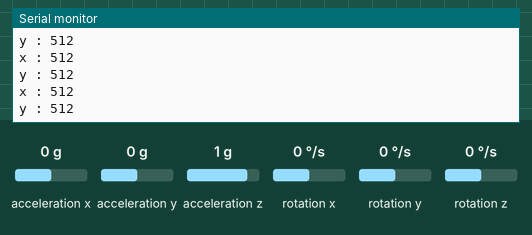
Simulated run of this sketch. Board: Arduino Uno, built with avr-gcc and run on an emulated ATmega328P. Shown: the last lines printed to the serial monitor. Wiring (inferred from the names in the program): MPU-6050 motion sensor at I2C address 0x68. The test bench sets the inputs (shaded band); at power-on: acceleration x 0 g, acceleration y 0 g, acceleration z 1 g, rotation x 0 °/s, rotation y 0 °/s, rotation z 0 °/s. No radio packets arrive unless stated.

Above: at 1.2 s.
1.3 s: acceleration x set to -1.4 g
At 2.1 s:
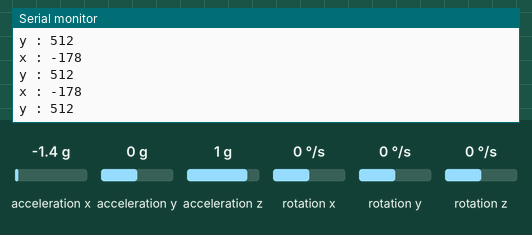
4.3 s: acceleration y set to -1.4 g
At 5.0 s:
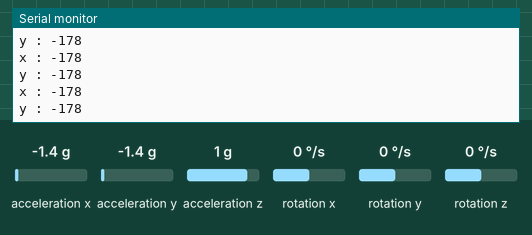
5.8 s: acceleration x set to -0.8 g
At 6.3 s:
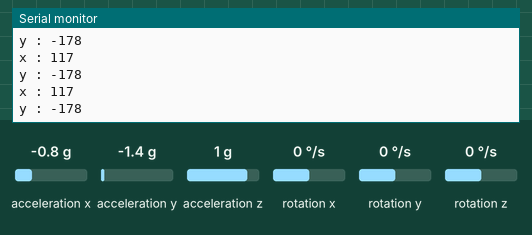
Timing chart, 0 to 8.8 s (numbered marks = the images above; inputs shaded):
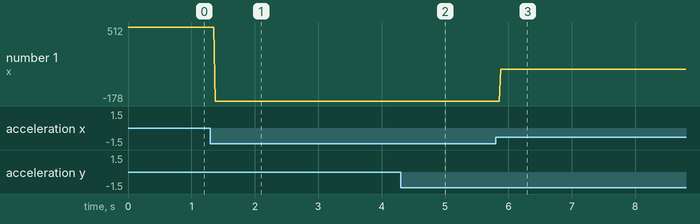

The sketch:

ProjeA_verici.ino
```cpp
#include <SPI.h>
#include <nRF24L01.h>
#include <RF24.h>
#include <Wire.h>

/*-----( Değişkenlerimizi tanımlıyoruz )-----*/
// Gyro ve Accelerometer'a erişmek ve onu hareket ettirmek için nesneyi tanımlayın (Gyro verilerini kullanmıyoruz)
#define MPU 0x68
int16_t ivmeX,ivmeY,ivmeZ,IsI,GyX,GyY,GyZ;

#define CE_PIN 9
#define CSN_PIN 10

const int kanal = 111;

/*-----( RF24 kütüphanesi ile radio adında bir haberleşme nesnesi yaratıyoruz )-----*/
RF24 radio(CE_PIN, CSN_PIN); // radio yaratıldı
/*-----( Girdileri tutacağımız diziyi tanımlayalım )-----*/
int data[2];


void setup()
{
  Serial.begin(9600);
  //kumandadaki gryo sensörü tanımlıyoruz
  Wire.begin();
  Wire.beginTransmission(MPU);
  Wire.write(0x6B);
  Wire.write(0);
  Wire.endTransmission(true);


  radio.begin(); //iletişimi başlattık
  radio.setDataRate( RF24_250KBPS );
  radio.setPALevel(RF24_PA_LOW);
  radio.openWritingPipe(kanal); //adrese bağlanıyoruz
}

void loop()
{
    verileriOku();
    data[0] = map(ivmeX, -17000, 17000, 0, 1024);
    data[1] = map(ivmeY, -17000, 17000, 0, 1024);
    Serial.print("x : ");
    Serial.println(data[0]);
    Serial.print("y : ");
    Serial.println(data[1]);
    radio.write( &data, sizeof(data) );
}

void verileriOku()
{
  Wire.beginTransmission(MPU);
  Wire.write(0x3B); // mpu6050 nin ilk sensör verisinin adresi.
  Wire.endTransmission(false);
  Wire.requestFrom(MPU,14,true); //0X3B den başlayan 14 bitlik veri istendi. İçinde tüm değerlerimiz var.

  ivmeX=Wire.read()<<8|Wire.read();
  ivmeY=Wire.read()<<8|Wire.read();
  ivmeZ=Wire.read()<<8|Wire.read();
  IsI=Wire.read()<<8|Wire.read();
  GyX=Wire.read()<<8|Wire.read();
  GyY=Wire.read()<<8|Wire.read();
  GyZ=Wire.read()<<8|Wire.read();
}
```

Measured:
- after the input at 1.3 s, the serial monitor: prints a new line after 0.07 s (image 1)
- after the input at 4.3 s, the serial monitor: prints a new line after 0.09 s (image 2)
- after the input at 5.8 s, the serial monitor: prints a new line after 0.08 s (image 3)
- plotted number 1: 512 → -178 after the input at 1.3 s, -178 → 117 after the input at 5.8 s
